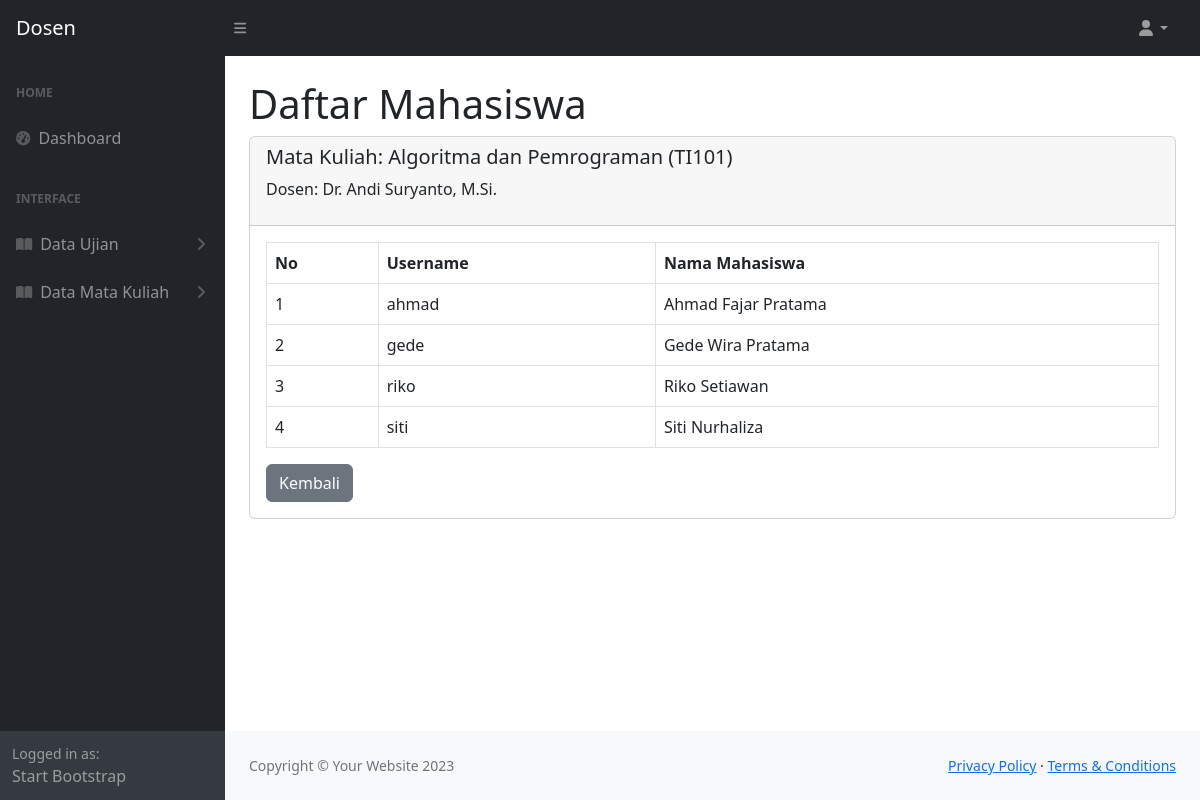
Screenshot of /dosen/lihat_mahasiswa_matkul.php?id_matkul=6 (signed in) with the database file from the repository.
### tables this page shows
CREATE TABLE `mata_kuliah_221053` (
  `id_221053` int(11) NOT NULL,
  `id_dosen_221053` int(11) NOT NULL,
  `nama_221053` varchar(255) NOT NULL,
  `kode_221053` varchar(50) NOT NULL
);

CREATE TABLE `users_221053` (
  `id_221053` int(11) NOT NULL,
  `nama_221053` varchar(255) NOT NULL,
  `username_221053` varchar(255) NOT NULL,
  `password_221053` varchar(255) NOT NULL,
  `role_221053` enum('dosen','mahasiswa','admin') NOT NULL,
  `active_221053` tinyint(1) DEFAULT 0
);

### dosen/lihat_mahasiswa_matkul.php (the view, shortened to what this page needs)
<?php
include '../koneksi.php';
$id_matkul = $_GET['id_matkul'];
$query_matkul = mysqli_query($koneksi, "
    SELECT mk.*, u.nama_221053 as nama_dosen
    FROM mata_kuliah_221053 mk
    JOIN users_221053 u ON mk.id_dosen_221053 = u.id_221053
    WHERE mk.id_221053 = '$id_matkul'
");
$matkul = mysqli_fetch_array($query_matkul);
?>
<!DOCTYPE html>
<html lang="en">
    <head>
        <link href="https://cdn.jsdelivr.net/npm/simple-datatables@7.1.2/dist/style.min.css" rel="stylesheet" />
        <link href="../assets/css/styles.css" rel="stylesheet" />
    </head>
    <body class="sb-nav-fixed">
        <nav class="sb-topnav navbar navbar-expand navbar-dark bg-dark">
            <a class="navbar-brand ps-3" href="index.php">Dosen</a>
            <button class="btn btn-link btn-sm order-1 order-lg-0 me-4 me-lg-0" id="sidebarToggle" href="#!"><i class="fas fa-bars"></i></button>
            <ul class="navbar-nav ms-auto ms-md-0 me-3 me-lg-4">
                <li class="nav-item dropdown">
                    <a class="nav-link dropdown-toggle" id="navbarDropdown" href="#" role="button" data-bs-toggle="dropdown" aria-expanded="false"><i class="fas fa-user fa-fw"></i></a>
                </li>
            </ul>
        </nav>
        <div id="layoutSidenav">
            <div id="layoutSidenav_nav">
                <nav class="sb-sidenav accordion sb-sidenav-dark" id="sidenavAccordion">
                    <div class="sb-sidenav-menu">
                        <div class="nav">
                            <div class="sb-sidenav-menu-heading">Home</div>
                            <a class="nav-link" href="index.php">
                                <div class="sb-nav-link-icon"><i class="fas fa-tachometer-alt"></i></div>
                                Dashboard
                            </a>
                            <div class="sb-sidenav-menu-heading">Interface</div>
                            <a class="nav-link collapsed" href="#" data-bs-toggle="collapse" data-bs-target="#collapsePages" aria-expanded="false" aria-controls="collapsePages">
                                <div class="sb-nav-link-icon"><i class="fas fa-book-open"></i></div>
                                Data Ujian
                                <div class="sb-sidenav-collapse-arrow"><i class="fas fa-angle-down"></i></div>
                            </a>
                            <a class="nav-link collapsed" href="#" data-bs-toggle="collapse" data-bs-target="#matkul" aria-expanded="false" aria-controls="collapsePages">
                                <div class="sb-nav-link-icon"><i class="fas fa-book-open"></i></div>
                                Data Mata Kuliah
                                <div class="sb-sidenav-collapse-arrow"><i class="fas fa-angle-down"></i></div>
                            </a>
                        </div>
                    </div>
                    <div class="sb-sidenav-footer">
                        <div class="small">Logged in as:</div>
                        Start Bootstrap
                    </div>
                </nav>
            </div>
            <div id="layoutSidenav_content">
                <main>
                <div class="container-fluid px-4">
        <h1 class="mt-4">Daftar Mahasiswa</h1>
        <div class="card mb-4">
            <div class="card-header">
                <h5>Mata Kuliah: <?= $matkul['nama_221053'] ?> (<?= $matkul['kode_221053'] ?>)</h5>
                <p>Dosen: <?= $matkul['nama_dosen'] ?></p>
            </div>
            <div class="card-body">
                <table class="table table-bordered">
                    <thead>
                        <tr>
                            <th>No</th>
                            <th>Username</th>
                            <th>Nama Mahasiswa</th>
                        </tr>
                    </thead>
                    <tbody>
                        <?php
                        $no = 1;
                        $query_mahasiswa = mysqli_query($koneksi, "
                            SELECT u.*
                            FROM mahasiswa_mata_kuliah_221053 mmk
                            JOIN users_221053 u ON mmk.id_mahasiswa_221053 = u.id_221053
                            WHERE mmk.id_mata_kuliah_221053 = '$id_matkul'
                            AND u.role_221053 = 'mahasiswa'
                            ORDER BY u.nama_221053 ASC
                        ");
                        if(mysqli_num_rows($query_mahasiswa) > 0) {
                            while($mahasiswa = mysqli_fetch_array($query_mahasiswa)) {
                                echo "<tr>
                                        <td>".$no++."</td>
                                        <td>".$mahasiswa['username_221053']."</td>
                                        <td>".$mahasiswa['nama_221053']."</td>
                                    </tr>";
                            }
                        } else {
                            echo "<tr><td colspan='3' class='text-center'>Belum ada mahasiswa yang mengambil mata kuliah ini</td></tr>";
                        }
                        ?>
                    </tbody>
                </table>
                <div class="mt-3">
                    <a href="javascript:history.back()" class="btn btn-secondary">Kembali</a>
                </div>
            </div>
        </div>
    </div>
                </main>
                <footer class="py-4 bg-light mt-auto">
                    <div class="container-fluid px-4">
                        <div class="d-flex align-items-center justify-content-between small">
                            <div class="text-muted">Copyright &copy; Your Website 2023</div>
                            <div>
                                <a href="#">Privacy Policy</a>
                                &middot;
                                <a href="#">Terms &amp; Conditions</a>
                            </div>
                        </div>
                    </div>
                </footer>
            </div>
        </div>
    </body>
</html>

### rows the page displays
mata_kuliah_221053: nama_221053 "Algoritma dan Pemrograman", kode_221053 "TI101", id_dosen_221053.nama_221053 "Dr. Andi Suryanto, M.Si."
users_221053: username_221053 "ahmad", nama_221053 "Ahmad Fajar Pratama"
users_221053: username_221053 "gede", nama_221053 "Gede Wira Pratama"
users_221053: username_221053 "riko", nama_221053 "Riko Setiawan"
users_221053: username_221053 "siti", nama_221053 "Siti Nurhaliza"
